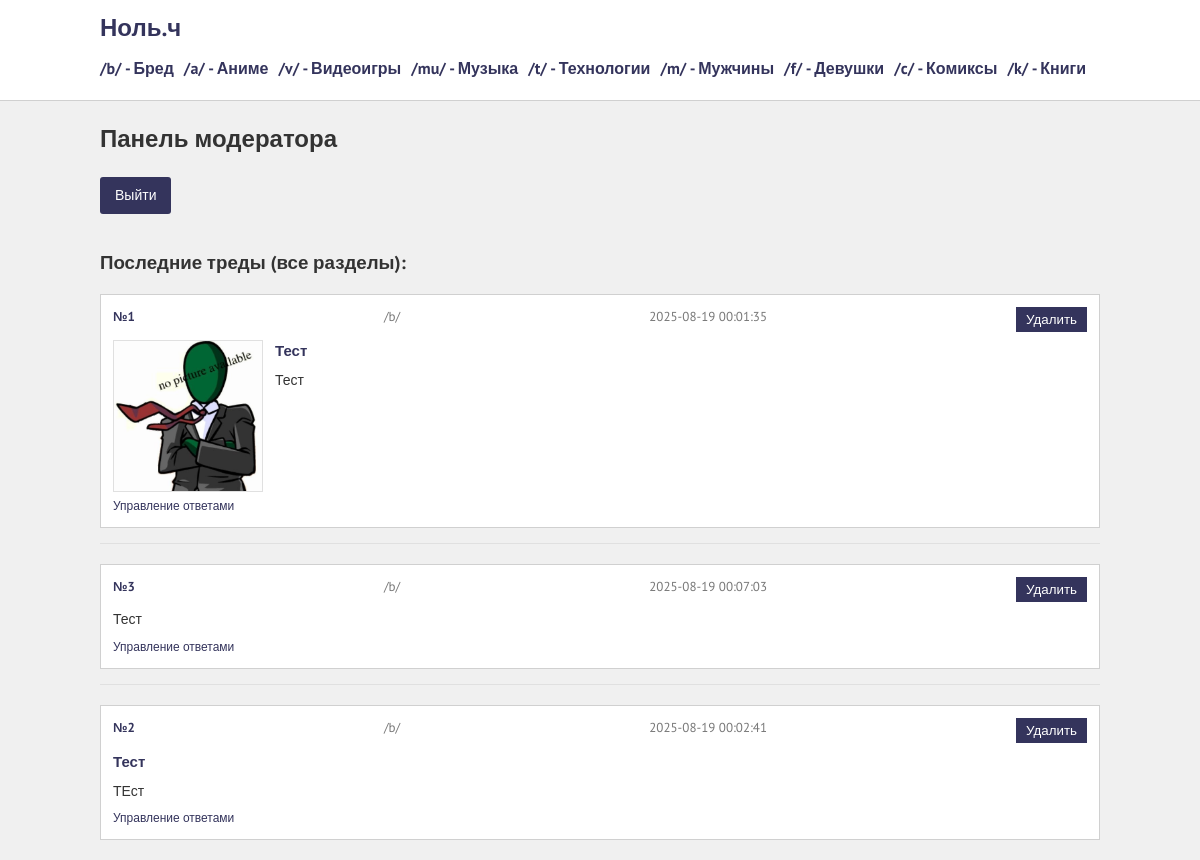
Before: /mod (signed in) with the older database file.
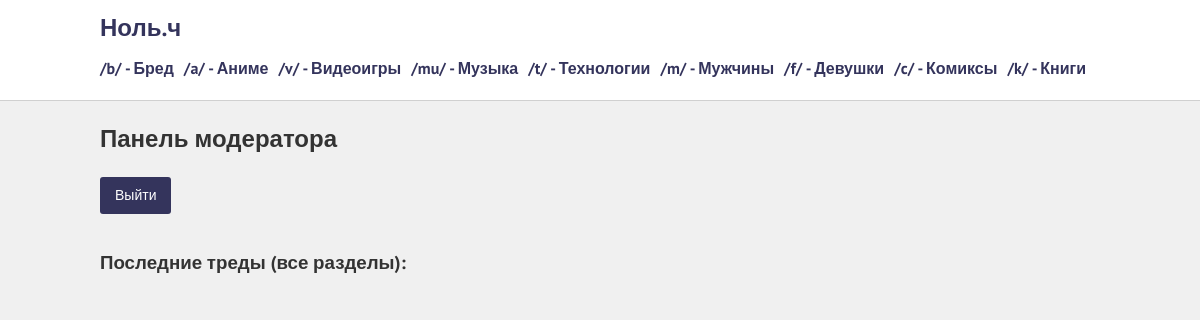
After: the same page with the newer database file.
### tables this page shows
CREATE TABLE threads (
            id INTEGER PRIMARY KEY AUTOINCREMENT,
            board TEXT,
            title TEXT,
            content TEXT,
            image TEXT,
            created_at TEXT,
            bump_time TEXT
        );

### app.py (the view)
@app.route("/mod")
def mod_panel():
    if not is_moderator():
        return redirect(url_for("mod_login"))
    with sqlite3.connect("threads.db") as conn:
        c = conn.cursor()
        c.execute("SELECT * FROM threads ORDER BY bump_time DESC LIMIT 100")
        threads = c.fetchall()
    return render_template("mod_panel.html", threads=threads)

### app.py (called while the page is built)
def is_moderator():
    return session.get('is_moderator')

### templates/mod_panel.html (shortened to what this page needs)
{% extends "base.html" %}
{% block content %}
    <h2>Панель модератора</h2>
    <a href="{{ url_for('mod_logout') }}" class="button">Выйти</a>
    <h3>Последние треды (все разделы):</h3>
    <div class="threads-list">
        {% for thread in threads %}
            <div class="thread-container">
                <div class="post">
                    <div class="post-header">
                        <span class="post-id">№{{ thread[0] }}</span>
                        <span>/{{ thread[1] }}/</span>
                        <span>{{ thread[5] }}</span>
                        <form action="{{ url_for('mod_delete_thread', thread_id=thread[0]) }}" method="POST" style="display: inline;">
                            <button type="submit" class="mod-button">Удалить</button>
                        </form>
                    </div>
                    {% if thread[4] %}
                        <img src="{{ url_for('uploaded_file', filename=thread[4]) }}" class="post-image" alt="">
                    {% endif %}
                    <div class="thread-title">{{ thread[2] }}</div>
                    <div class="post-content">{{ thread[3] }}</div>
                    <div class="replies-count">
                        <a href="{{ url_for('thread', thread_id=thread[0]) }}?mod=1">Управление ответами</a>
                    </div>
                </div>
                <div class="thread-divider"></div>
            </div>
        {% endfor %}
    </div>
{% endblock %}

Changed rows visible on the page:
removed threads: id "1", board "b", created_at "2025-08-19 00:01:35", image (picture), title "Тест", content "Тест"
removed threads: id "3", board "b", created_at "2025-08-19 00:07:03", content "Тест"
removed threads: id "2", board "b", created_at "2025-08-19 00:02:41", title "Тест", content "ТЕст"
